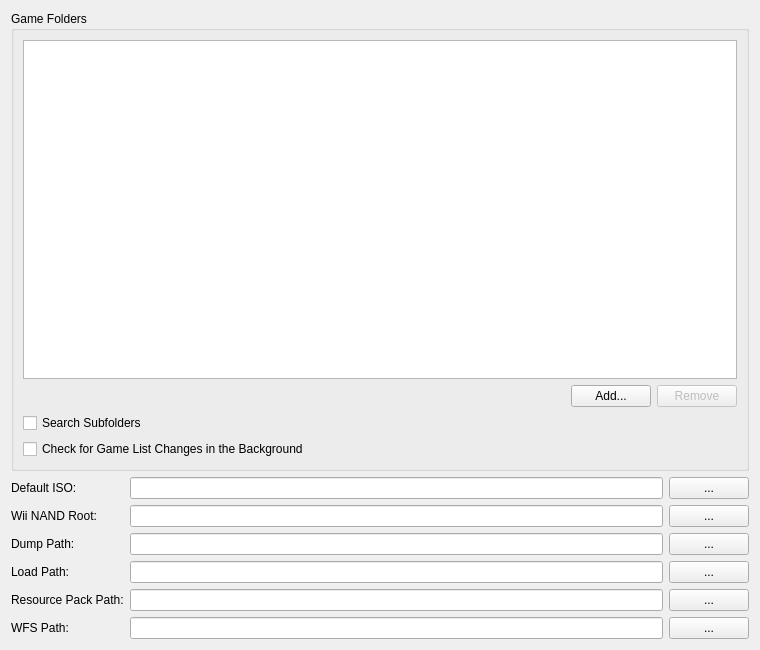
<?xml version="1.0" encoding="UTF-8"?>
<ui version="4.0">
 <class>PathPane</class>
 <widget class="QWidget" name="PathPane">
  <property name="geometry">
   <rect>
    <x>0</x>
    <y>0</y>
    <width>760</width>
    <height>650</height>
   </rect>
  </property>
  <property name="windowTitle">
   <string>Paths</string>
  </property>
  <layout class="QVBoxLayout" name="rootLayout">
   <item>
    <widget class="QGroupBox" name="gameFoldersGroup">
     <property name="title">
      <string>Game Folders</string>
     </property>
     <layout class="QVBoxLayout" name="gameFoldersLayout">
      <item>
       <widget class="QListWidget" name="pathListWidget">
        <property name="spacing">
         <number>1</number>
        </property>
       </widget>
      </item>
      <item>
       <layout class="QHBoxLayout" name="folderButtonsLayout">
        <item>
         <spacer name="folderButtonsSpacer">
          <property name="orientation">
           <enum>Qt::Orientation::Horizontal</enum>
          </property>
          <property name="sizeHint" stdset="0">
           <size>
            <width>40</width>
            <height>20</height>
           </size>
          </property>
         </spacer>
        </item>
        <item>
         <widget class="QPushButton" name="addPathButton">
          <property name="text">
           <string>Add...</string>
          </property>
          <property name="autoDefault">
           <bool>false</bool>
          </property>
         </widget>
        </item>
        <item>
         <widget class="QPushButton" name="removePathButton">
          <property name="enabled">
           <bool>false</bool>
          </property>
          <property name="text">
           <string>Remove</string>
          </property>
          <property name="autoDefault">
           <bool>false</bool>
          </property>
         </widget>
        </item>
       </layout>
      </item>
      <item>
       <widget class="QCheckBox" name="recursivePathsCheckBox">
        <property name="text">
         <string>Search Subfolders</string>
        </property>
       </widget>
      </item>
      <item>
       <widget class="QCheckBox" name="autoRefreshCheckBox">
        <property name="text">
         <string>Check for Game List Changes in the Background</string>
        </property>
       </widget>
      </item>
     </layout>
    </widget>
   </item>
   <item>
    <layout class="QGridLayout" name="pathsLayout">
     <item row="0" column="0">
      <widget class="QLabel" name="defaultIsoLabel">
       <property name="text">
        <string>Default ISO:</string>
       </property>
       <property name="buddy">
        <cstring>defaultIsoLineEdit</cstring>
       </property>
      </widget>
     </item>
     <item row="0" column="1">
      <widget class="QLineEdit" name="defaultIsoLineEdit"/>
     </item>
     <item row="0" column="2">
      <widget class="QPushButton" name="defaultIsoBrowseButton">
       <property name="text">
        <string notr="true">...</string>
       </property>
       <property name="autoDefault">
        <bool>false</bool>
       </property>
      </widget>
     </item>
     <item row="1" column="0">
      <widget class="QLabel" name="nandRootLabel">
       <property name="text">
        <string>Wii NAND Root:</string>
       </property>
       <property name="buddy">
        <cstring>nandRootLineEdit</cstring>
       </property>
      </widget>
     </item>
     <item row="1" column="1">
      <widget class="QLineEdit" name="nandRootLineEdit"/>
     </item>
     <item row="1" column="2">
      <widget class="QPushButton" name="nandRootBrowseButton">
       <property name="text">
        <string notr="true">...</string>
       </property>
       <property name="autoDefault">
        <bool>false</bool>
       </property>
      </widget>
     </item>
     <item row="2" column="0">
      <widget class="QLabel" name="dumpPathLabel">
       <property name="text">
        <string>Dump Path:</string>
       </property>
       <property name="buddy">
        <cstring>dumpPathLineEdit</cstring>
       </property>
      </widget>
     </item>
     <item row="2" column="1">
      <widget class="QLineEdit" name="dumpPathLineEdit"/>
     </item>
     <item row="2" column="2">
      <widget class="QPushButton" name="dumpPathBrowseButton">
       <property name="text">
        <string notr="true">...</string>
       </property>
       <property name="autoDefault">
        <bool>false</bool>
       </property>
      </widget>
     </item>
     <item row="3" column="0">
      <widget class="QLabel" name="loadPathLabel">
       <property name="text">
        <string>Load Path:</string>
       </property>
       <property name="buddy">
        <cstring>loadPathLineEdit</cstring>
       </property>
      </widget>
     </item>
     <item row="3" column="1">
      <widget class="QLineEdit" name="loadPathLineEdit"/>
     </item>
     <item row="3" column="2">
      <widget class="QPushButton" name="loadPathBrowseButton">
       <property name="text">
        <string notr="true">...</string>
       </property>
       <property name="autoDefault">
        <bool>false</bool>
       </property>
      </widget>
     </item>
     <item row="4" column="0">
      <widget class="QLabel" name="resourcePackPathLabel">
       <property name="text">
        <string>Resource Pack Path:</string>
       </property>
       <property name="buddy">
        <cstring>resourcePackPathLineEdit</cstring>
       </property>
      </widget>
     </item>
     <item row="4" column="1">
      <widget class="QLineEdit" name="resourcePackPathLineEdit"/>
     </item>
     <item row="4" column="2">
      <widget class="QPushButton" name="resourcePackPathBrowseButton">
       <property name="text">
        <string notr="true">...</string>
       </property>
       <property name="autoDefault">
        <bool>false</bool>
       </property>
      </widget>
     </item>
     <item row="5" column="0">
      <widget class="QLabel" name="wfsPathLabel">
       <property name="text">
        <string>WFS Path:</string>
       </property>
       <property name="buddy">
        <cstring>wfsPathLineEdit</cstring>
       </property>
      </widget>
     </item>
     <item row="5" column="1">
      <widget class="QLineEdit" name="wfsPathLineEdit"/>
     </item>
     <item row="5" column="2">
      <widget class="QPushButton" name="wfsPathBrowseButton">
       <property name="text">
        <string notr="true">...</string>
       </property>
       <property name="autoDefault">
        <bool>false</bool>
       </property>
      </widget>
     </item>
    </layout>
   </item>
  </layout>
 </widget>
 <tabstops>
  <tabstop>pathListWidget</tabstop>
  <tabstop>addPathButton</tabstop>
  <tabstop>removePathButton</tabstop>
  <tabstop>recursivePathsCheckBox</tabstop>
  <tabstop>autoRefreshCheckBox</tabstop>
  <tabstop>defaultIsoLineEdit</tabstop>
  <tabstop>defaultIsoBrowseButton</tabstop>
  <tabstop>nandRootLineEdit</tabstop>
  <tabstop>nandRootBrowseButton</tabstop>
  <tabstop>dumpPathLineEdit</tabstop>
  <tabstop>dumpPathBrowseButton</tabstop>
  <tabstop>loadPathLineEdit</tabstop>
  <tabstop>loadPathBrowseButton</tabstop>
  <tabstop>resourcePackPathLineEdit</tabstop>
  <tabstop>resourcePackPathBrowseButton</tabstop>
  <tabstop>wfsPathLineEdit</tabstop>
  <tabstop>wfsPathBrowseButton</tabstop>
 </tabstops>
 <resources/>
 <connections/>
</ui>
